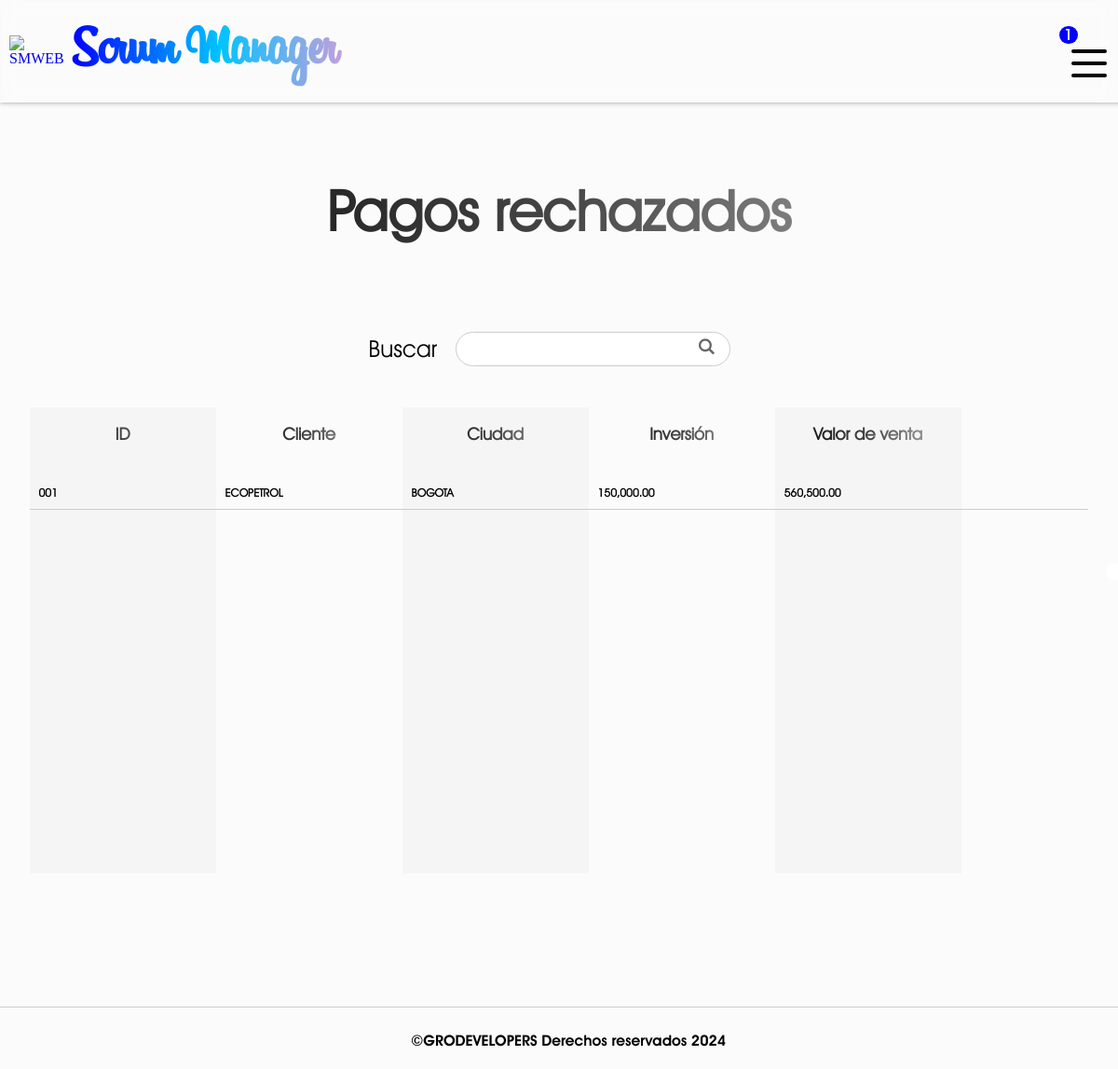
Screenshot of /user-rejected-payments/ (signed in) with the database file from the repository.
### SMWEB/models.py (models this page shows, shortened)
class PaymentRejected(models.Model):
    order_id = models.CharField(verbose_name="Número de caso", max_length=255)
    client = models.CharField(verbose_name="Cliente", max_length=255, null=False, default="")
    city = models.CharField(verbose_name="Ciudad", max_length=255, null=False)
    invesment = models.DecimalField(verbose_name="Inversión", max_digits=20, decimal_places=2, null= True)
    sales_value = models.DecimalField(verbose_name="Valor de venta", max_digits=20, decimal_places=2, null= True)
    service_description = models.TextField(verbose_name="Descripción del servicio")
    in_charge = models.CharField(verbose_name="Encargado", max_length=255, null=False, default="")
    company = models.CharField(verbose_name="Empresa", max_length=255, null=False, default="")
    account_owner = models.CharField(verbose_name="Propietario de la cuenta", max_length=255, default="")
    bank_account = models.CharField(verbose_name="Banco", max_length=255, default="")
    account_number = models.CharField(verbose_name="Número de cuenta", max_length=255, default="")
    type_account = models.CharField(verbose_name="Tipo de cuenta", max_length=255, default="")
    amount = models.IntegerField(verbose_name="Pago")
    comments = models.TextField(verbose_name="Comentarios")
    made_by = models.CharField(verbose_name="Realizado por", max_length=255)
    created_at = models.DateField(verbose_name="Creado el")
    rejected_at = models.DateField(verbose_name="Rechazado el", auto_now_add=True)
    rejected_by = models.CharField(verbose_name="Rechazado por", max_length=255)
    class Meta:
        verbose_name = 'Pago rechazado'
        verbose_name_plural = 'Pagos rechazados'

### SMWEB/views.py (the view, shortened to what this page needs)
# urls.py: path('user-rejected-payments/', views.user_rejected_payments, name='user-rejected-payments'),
@login_required(login_url=inicio)
def user_rejected_payments(request):
    user_rol = request.user.rol
    user_company = request.user.company_id
    first_name = request.user.first_name
    if user_rol != 'gestor':
        messages.warning(request, f'Tu rol de {user_rol} no te permite acceder a los pagos rechazados')
        return redirect('inicio')
    payments = PaymentRejected.objects.filter(company = user_company).filter(in_charge = first_name.upper()).order_by('-created_at')
    formatted_invesment = []
    formatted_sales = []
    formatted_payments = []
    for payment in payments:
        if payment.invesment is not None:
            invesment = format_amount(payment.invesment)
            formatted_invesment.append(invesment)
        else:
            formatted_invesment.append(0)
        if payment.sales_value is not None:
            sales = format_amount(payment.sales_value)
            formatted_sales.append(sales)
        else:
            formatted_sales.append(0)
        if payment.amount is not None:
            payment_amount = format_amount(payment.amount)
            formatted_payments.append(payment_amount)
        else:
            formatted_payments.append(0)
    return render(request, 'user_rejected_payments.html',{
        'payments': payments,
        'formatted_invesment': formatted_invesment,
        'formatted_sales': formatted_sales,
        'formatted_payments': formatted_payments
    })

### SMWEB/context_processors.py (called while the page is built)
def get_rejected_payments(request):
    if request.user.is_authenticated:
        company_id = request.user.company_id
        first_name = request.user.first_name
        rejected_payments = PaymentRejected.objects.filter(company = company_id).filter(in_charge = first_name.upper()).count()
        return {
            'rejected_payments': rejected_payments
        }
    return {
        'rejected_payments': False
        }

def get_payments(request):
    if request.user.is_authenticated:
        company_id = request.user.company_id
        payments = OrderPayment.objects.filter(company = company_id).count()
        return {
            'received_payments': payments
        }
    return {
        'received_payments': False
        }

def get_affiliations(request):
    if request.user.is_authenticated:
        company_id = request.user.company_id
        affiliations = Affiliation.objects.filter(company = company_id).count()
        return {
            'received_affiliations': affiliations
        }
    return {
        'received_affiliations': False
        }

def get_rejected_affiliations(request):
    if request.user.is_authenticated:
        company_id = request.user.company_id
        first_name = request.user.first_name
        rejected_affiliation = RejectedAffiliation.objects.filter(company = company_id).filter(in_charge = first_name.upper()).count()
        return {
            'rejected_affiliations': rejected_affiliation
        }
    return {
        'rejected_affiliations': False
        }

### SMWEB/models.py (called while the page is built)
    def __str__(self):
        return self.name

### SMWEB/utils.py (called while the page is built)
def format_amount(amount):
    return f"{amount:,.2f}"

### SMWEB/templates/user_rejected_payments.html (shortened to what this page needs)
{% extends "layout.html" %}
{% block content %}
    <h1 id="title" >Pagos rechazados</h1>
    <form action="" method="post" class="search_engine">
        <label for="search">Buscar</label>
        <input type="text" name="search">
        <input type="submit" class="symbol_search" value="L">
    </form>
    {% if payments %}
        <section id="payments">
            <div class="payments__column payments__column--id">
                <h3 class="column__title">ID</h3>
                {% for payment in payments %}
                    <div class="payments__element payments__element-id"><a href='{% url "handle-rejected-payment" payment.id %}'>{{payment.order_id}}</a></div>
                {% endfor %}
            </div>
            <div class="payments__column payments__column--client">
                <h3 class="column__title">Cliente</h3>
                {% for payment in payments %}
                    <div class="payments__element payments__element-client">{{payment.client}}</div>
                {% endfor %}
            </div>
            <div class="payments__column payments__column--city">
                <h3 class="column__title">Ciudad</h3>
                {% for payment in payments %}
                    <div class="payments__element payments__element-city">{{payment.city}}</div>
                {% endfor %}
            </div>
            <div class="payments__column payments__column--invesment">
                <h3 class="column__title">Inversión</h3>
                {% for invesment in formatted_invesment %}
                    <div class="payments__element payments__element-invesment">{{invesment}}</div>
                {% endfor %}
            </div>
            <div class="payments__column payments__column--sales_value">
                <h3 class="column__title">Valor de venta</h3>
                {% for sales in formatted_sales %}
                    <div class="payments__element payments__element-sales_value">{{sales}}</div>
                {% endfor %}
            </div>
            <div class="payments__column payments__column--service_description">
                <h3 class="column__title">Descripción</h3>
                {% for payment in payments %}
                    <div class="payments__element payments__element-service_description">{{payment.service_description}}</div>
                {% endfor %}
            </div>
        </section>
    {% else %}
        <h1 id="title" >No existen pagos rechazados</h1>
    {% endif %}
{% endblock %}

### SMWEB/static/css/styles.css (style rules this page uses)
:root { --title-font: 'Billabong'; --normal-font: 'Avant gardent light'; --menu-font: 'Avant gardent bold'; --symbol-font: 'Symbol'; }
* { text-decoration: none; }
body { background-color: #FBFBFB; margin: 0px; }
#content > #title { text-align: center; width: 100%; }
#title { font-family: var(--normal-font); font-size: 60px; background: linear-gradient(90deg, black, rgb(69, 69, 69), rgb(197, 197, 197)); -webkit-background-clip: text; -webkit-text-fill-color: transparent; }
.search_engine { width: 80%; height: 125px; display: flex; justify-content: center; align-items: center; position: relative; }
.search_engine label { font-family: var(--normal-font); font-size: 25px; }
.search_engine input[type="text"] { flex-basis: 30%; height: 20%; border-radius: 999px; outline: none; border: 1px solid #ccc; margin: 0px 20px; line-height: 15px; padding: 5px 15px; padding-right: 0px; font-family: var(--normal-font); font-size: 17px; transition: all 300ms; }
.search_engine input[type="submit"] { background-color: transparent; border: none; padding: 0px; cursor: pointer; color: #666; font-family: var(--symbol-font); font-size: 17px; font-weight: lighter; position: absolute; top: 40%; right: 32%; transition: all 300ms; }
.column__title { text-align: center; font-family: var(--normal-font); font-size: 27px; background: linear-gradient(90deg, black, rgb(69, 69, 69), rgb(197, 197, 197)); -webkit-background-clip: text; -webkit-text-fill-color: transparent; margin-bottom: 35px; }
#orders, #payments, #affiliations { width: 98%; height: 500px; justify-content: space-around; align-items:stretch; overflow-y: scroll; display: flex; flex-direction: row; flex-wrap: nowrap; }
.orders__column, .payments__column, .affiliations__column { min-width: 200px; }
.payments__column--service_description, .payments__column--comments { min-width: 900px; text-align: center; }
.column__title-orders, .column__title { text-align: center; font-family: var(--normal-font); font-size: 18px; background: linear-gradient(90deg, black, rgb(69, 69, 69), rgb(197, 197, 197)); -webkit-background-clip: text; -webkit-text-fill-color: transparent; margin-bottom: 35px; }
.orders__element, .payments__element, .affiliations__element { font-family: var(--normal-font); font-size: 12px; font-weight: bold; border-bottom: 1px solid #ccc; padding: 10px 10px; transition: all 450ms; }
.orders__element-id > a, .payments__element-id > a, .affiliations__element-full_name > a, .users__element-firstname > a { color: black; transition: all 450ms; }
.orders__column--id, .payments__column--id, .orders__column--created_at, .orders__column--finished_at, .orders__column--deleted_at, .orders__column--city, .payments__column--city, .orders__column--sales_value, .payments__column--sales_value, .orders__column--remarks, .payments__column--in_charge, .orders__column--assigned_by, .payments__column--account_owner, .payments__column--account_number, .payments__column--amount, .payments__column--made_by, .payments__column--rejected_at, .affiliations__column--full_name, .affiliations__column--client, .affiliations__column--affiliation_cost, .affiliations__column--since, .affiliations__column--company, .affiliations__column--created_by, .affiliations__column--rejected_by, .affiliations__column--approved_by, .orders__column--invoiced_at, .orders__column--invoice_id { background-color: #f0f0f084; }

### rows the page displays
PaymentRejected: order_id "001", client "ECOPETROL", city "BOGOTA"

### other values shown
{{ notifies }} "1"
{{ invesment }} "150,000.00"
{{ sales }} "560,500.00"
